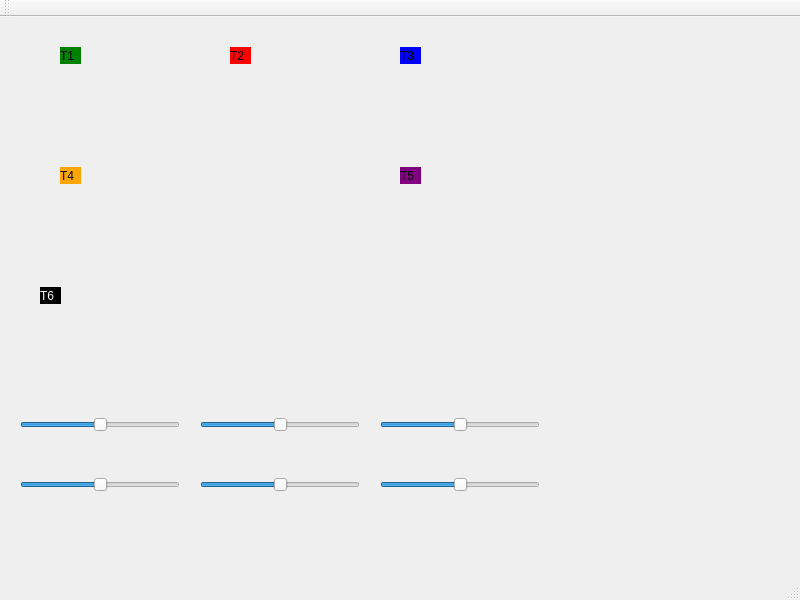
<?xml version="1.0" encoding="UTF-8"?>
<ui version="4.0">
 <class>MainWindow</class>
 <widget class="QMainWindow" name="MainWindow">
  <property name="geometry">
   <rect>
    <x>0</x>
    <y>0</y>
    <width>800</width>
    <height>600</height>
   </rect>
  </property>
  <property name="windowTitle">
   <string>Trabalho 2 - Trens</string>
  </property>
  <widget class="QWidget" name="centralWidget">
   <widget class="QLabel" name="label_trem1">
    <property name="geometry">
     <rect>
      <x>60</x>
      <y>30</y>
      <width>21</width>
      <height>17</height>
     </rect>
    </property>
    <property name="styleSheet">
     <string notr="true">QLabel { background: green}</string>
    </property>
    <property name="text">
     <string>T1</string>
    </property>
   </widget>
   <widget class="QLabel" name="label_trem2">
    <property name="geometry">
     <rect>
      <x>230</x>
      <y>30</y>
      <width>21</width>
      <height>17</height>
     </rect>
    </property>
    <property name="styleSheet">
     <string notr="true">QLabel { background: red}</string>
    </property>
    <property name="text">
     <string>T2</string>
    </property>
   </widget>
   <widget class="QLabel" name="label_trem3">
    <property name="geometry">
     <rect>
      <x>400</x>
      <y>30</y>
      <width>21</width>
      <height>17</height>
     </rect>
    </property>
    <property name="styleSheet">
     <string notr="true">QLabel { background: blue}</string>
    </property>
    <property name="text">
     <string>T3</string>
    </property>
   </widget>
   <widget class="QLabel" name="label_trem4">
    <property name="geometry">
     <rect>
      <x>60</x>
      <y>150</y>
      <width>21</width>
      <height>17</height>
     </rect>
    </property>
    <property name="styleSheet">
     <string notr="true">QLabel { background: orange}</string>
    </property>
    <property name="text">
     <string>T4</string>
    </property>
   </widget>
   <widget class="QLabel" name="label_trem5">
    <property name="geometry">
     <rect>
      <x>400</x>
      <y>150</y>
      <width>21</width>
      <height>17</height>
     </rect>
    </property>
    <property name="styleSheet">
     <string notr="true">QLabel { background: purple}</string>
    </property>
    <property name="text">
     <string>T5</string>
    </property>
   </widget>
   <widget class="QLabel" name="label_trem6">
    <property name="geometry">
     <rect>
      <x>40</x>
      <y>270</y>
      <width>21</width>
      <height>17</height>
     </rect>
    </property>
    <property name="styleSheet">
     <string notr="true">QLabel { background: black; color: white;}</string>
    </property>
    <property name="text">
     <string>T6</string>
    </property>
   </widget>
   <widget class="QSlider" name="slider_trem1">
    <property name="geometry">
     <rect>
      <x>20</x>
      <y>400</y>
      <width>160</width>
      <height>16</height>
     </rect>
    </property>
    <property name="minimum">
     <number>0</number>
    </property>
    <property name="maximum">
     <number>200</number>
    </property>
    <property name="value">
     <number>100</number>
    </property>
    <property name="orientation">
     <enum>Qt::Horizontal</enum>
    </property>
   </widget>
   <widget class="QSlider" name="slider_trem2">
    <property name="geometry">
     <rect>
      <x>200</x>
      <y>400</y>
      <width>160</width>
      <height>16</height>
     </rect>
    </property>
    <property name="maximum">
     <number>200</number>
    </property>
    <property name="value">
     <number>100</number>
    </property>
    <property name="orientation">
     <enum>Qt::Horizontal</enum>
    </property>
   </widget>
   <widget class="QSlider" name="slider_trem3">
    <property name="geometry">
     <rect>
      <x>380</x>
      <y>400</y>
      <width>160</width>
      <height>16</height>
     </rect>
    </property>
    <property name="maximum">
     <number>200</number>
    </property>
    <property name="value">
     <number>100</number>
    </property>
    <property name="orientation">
     <enum>Qt::Horizontal</enum>
    </property>
   </widget>
   <widget class="QSlider" name="slider_trem4">
    <property name="geometry">
     <rect>
      <x>20</x>
      <y>460</y>
      <width>160</width>
      <height>16</height>
     </rect>
    </property>
    <property name="maximum">
     <number>200</number>
    </property>
    <property name="value">
     <number>100</number>
    </property>
    <property name="orientation">
     <enum>Qt::Horizontal</enum>
    </property>
   </widget>
   <widget class="QSlider" name="slider_trem5">
    <property name="geometry">
     <rect>
      <x>200</x>
      <y>460</y>
      <width>160</width>
      <height>16</height>
     </rect>
    </property>
    <property name="maximum">
     <number>200</number>
    </property>
    <property name="value">
     <number>100</number>
    </property>
    <property name="orientation">
     <enum>Qt::Horizontal</enum>
    </property>
   </widget>
   <widget class="QSlider" name="slider_trem6">
    <property name="geometry">
     <rect>
      <x>380</x>
      <y>460</y>
      <width>160</width>
      <height>16</height>
     </rect>
    </property>
    <property name="maximum">
     <number>200</number>
    </property>
    <property name="value">
     <number>100</number>
    </property>
    <property name="orientation">
     <enum>Qt::Horizontal</enum>
    </property>
   </widget>
  </widget>
  <widget class="QMenuBar" name="menuBar">
   <property name="geometry">
    <rect>
     <x>0</x>
     <y>0</y>
     <width>800</width>
     <height>22</height>
    </rect>
   </property>
  </widget>
  <widget class="QToolBar" name="mainToolBar">
   <attribute name="toolBarArea">
    <enum>TopToolBarArea</enum>
   </attribute>
   <attribute name="toolBarBreak">
    <bool>false</bool>
   </attribute>
  </widget>
  <widget class="QStatusBar" name="statusBar"/>
 </widget>
 <layoutdefault spacing="6" margin="11"/>
 <resources/>
 <connections/>
</ui>
